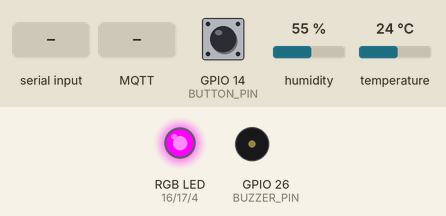
Simulated run of this program. Board: ESP32. Shown: an RGB LED mixed from three pins (HIGH = lit), buzzer (waves = sounding). Dashed ring = blinking. The inputs (shaded band) are chosen by the test bench; at power-on: GPIO 14 (BUTTON_PIN) HIGH, humidity 55 %, temperature 24 °C. WiFi joins after 1.5 s; servers stay silent unless stated; random numbers use the default seed unless the program sets one; no MQTT or app messages arrive unless stated; not simulated (calls return 0 or success): secrets.h; names the files do not define were given values by the test bench: MQTT_PORT = 1883; what the program prints to the serial monitor is not drawn.

Above: at 2.7 s.
2.8 s: "T=90\n" received over Serial
At 3.1 s:
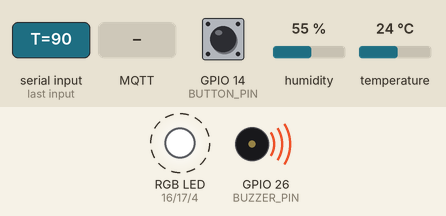
6.3 s: GPIO 14 (BUTTON_PIN) pulled LOW for 0.15 s
7.9 s: "T=\n" received over Serial
At 8.6 s:
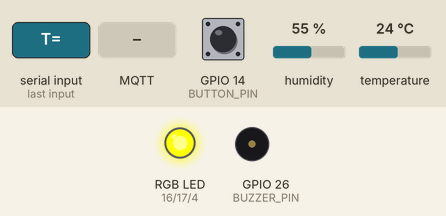
9.4 s: MQTT message "OFF" arrives on the first subscribed topic
At 9.8 s:
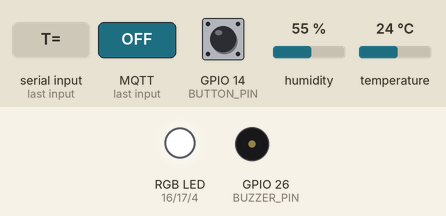
Timing chart, 0 to 12.4 s (numbered marks = the images above; inputs shaded):
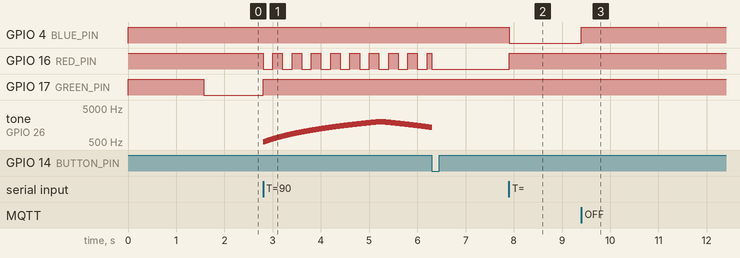

Measured:
- after the input at 2.8 s, GPIO 16 (RED_PIN): alternates HIGH for 0.20 s and LOW for 0.20 s, starting at once; GPIO 17 (GREEN_PIN): LOW → HIGH at once; tone on GPIO 26 (BUZZER_PIN): plays 505 Hz for 0.01 s, 510 Hz for 0.01 s, 515 Hz for 0.01 s, 520 Hz for 0.01 s, 525 Hz for 0.01 s, 530 Hz for 0.01 s … (413 notes in this stretch), starting at once
- after the input at 7.9 s, GPIO 4 (BLUE_PIN): HIGH → LOW at once; GPIO 16 (RED_PIN): LOW → HIGH at once
- after the input at 9.4 s, GPIO 4 (BLUE_PIN): LOW → HIGH at once

The program:

main.cpp
```cpp
/*
=== BRONNENLIJST ===

Deel 1: Basis & Hardware (Geraadpleegd rond 05/10/2025)
-------------------------------------------------------
1.  digitalRead() functie
    Bron: https://docs.arduino.cc/language-reference/en/functions/digital-io/digitalread/
    Datum: 05/10/2025
    Gebruikt voor: Het uitlezen van de fysieke drukknop.

2.  millis() functie
    Bron: https://docs.arduino.cc/language-reference/en/functions/time/millis/
    Datum: 05/10/2025
    Gebruikt voor: Timers maken zonder delay() te gebruiken

3.  Sirene met buzzer maken
    Bron: https://docs.sunfounder.com/projects/beginners-lab-kit/en/latest/21_siren.html
    Datum: 05/10/2025
    Gebruikt voor: Het idee voor de 'tornado' sirene (frequentie sweep).

4.  DHT sensor library (Adafruit)
    Bron: https://github.com/adafruit/DHT-sensor-library
    Datum: 05/10/2025
    Gebruikt voor: Aansturing van de DHT22 temperatuursensor.

5.  RGB kleurmenging & Licht
    Bron: https://www.physicsclassroom.com/interactive/light-waves-and-colors/rgb-color-addition/launch
    Datum: 05/10/2025
    Gebruikt voor: Begrijpen welke combinaties (R, G, B) welke kleur geven (Cyan, etc).

6.  Seriële input verwerken
    Bron: https://www.circuitbasics.com/how-to-read-user-input-from-the-arduino-serial-monitor/
    Datum: 05/10/2025
    Gebruikt voor: De debug commando's (zoals "LIVE" of "T=25") inlezen.

7.  Microsoft Copilot
    Bron: https://copilot.github.com/
    Datum: 05/10/2025
    Gebruikt voor: Hulp bij de initiële opzet en syntax foutjes zoeken in deel 1.


Deel 2: Connectiviteit & Dashboard (Geraadpleegd rond 05/12/2025)
-----------------------------------------------------------------
8.  PubSubClient Documentatie
    Bron: https://github.com/knolleary/pubsubclient
    Datum: 05/12/2025
    Gebruikt voor: De functies om berichten te sturen (publish) en ontvangen (subscribe) via MQTT.

9.  ESP32 MQTT Tutorial
    Bron: https://randomnerdtutorials.com/esp32-mqtt-publish-subscribe-arduino-ide/
    Datum: 05/12/2025
    Gebruikt voor: Uitleg over hoe je de 'callback' functie moet schrijven en de WiFi verbinding opzet.

10. WiFi Library (Espressif)
    Bron: https://github.com/espressif/arduino-esp32/tree/master/libraries/WiFi
    Datum: 05/12/2025
    Gebruikt voor: Verbinding maken met het lokale netwerk.

11. Node-RED Dashboard
    Bron: https://flows.nodered.org/node/node-red-dashboard
    Datum: 05/12/2025
    Gebruikt voor: Uitzoeken hoe de 'Button' node werkt en string payloads stuurt.

12. Google Gemini
    Datum: 05/12/2025
    Gebruikt voor:
    - Oplossen van de bug waarbij de sensor "0.0" aangaf (foutafhandeling).
    - Advies over veiligheidslogica: zorgen dat het alarm altijd werkt, ook als LEDs uit staan.
    - Opschonen Bronnenlijst.

=== EINDE BRONNENLIJST ===

// Datum = laatst Geraadpleegd
*/

#include <Arduino.h>
#include <WiFi.h>
#include <PubSubClient.h>
#include <DHT.h>
#include "secrets.h"
#include "config.h"

// Objecten aanmaken voor sensor en netwerk
DHT dht(DHT_PIN, DHTTYPE);
WiFiClient espClient;
PubSubClient client(espClient);

// Variabelen voor millis() timers (geen delay gebruiken!)
unsigned long previousMillis = 0;
unsigned long lastRedBlinkTime = 0;
unsigned long lastBluePhaseTime = 0;
unsigned long lastToneStepTime = 0;

// Status bijhouden
bool redBlinkState = false;
bool bluePhaseState = true;
bool alarmDisabled = false;      // Als ik op de knop druk, gaat het alarm uit
bool wasBelowThreshold = false;  // Nodig om te weten of de temp al gezakt is
bool forceLedsOff = false;       // Voor de 'stealth mode' via het dashboard

// Variabelen voor de sirene
int sirenFreq = 500;
int sirenDir = 1;

// Debug modus variabelen
bool debugMode = false;
float debugTemp = DEFAULT_DEBUG_TEMP;
float debugHum = DEFAULT_DEBUG_HUM;

// ==========================================
//               WIFI & MQTT
// ==========================================

void setupWifi() {
  delay(10);
  Serial.println();
  Serial.print("Verbinden met ");
  Serial.println(WIFI_SSID);

  WiFi.begin(WIFI_SSID, WIFI_PASSWORD);

  // Wachten tot er verbinding is
  while (WiFi.status() != WL_CONNECTED) {
    delay(500);
    Serial.print(".");
  }

  Serial.println("\nWiFi verbonden!");
  Serial.print("Mijn IP adres is: ");
  Serial.println(WiFi.localIP());
}

// Deze functie wordt uitgevoerd als Node-RED een bericht stuurt
void callback(char* topic, byte* message, unsigned int length) {
  Serial.print("Bericht ontvangen op topic: ");
  Serial.print(topic);
  Serial.print(" | Inhoud: ");

  // Het bericht komt binnen als losse bytes, die zet ik hier om naar tekst
  String messageTemp;
  for (int i = 0; i < length; i++) {
    messageTemp += (char)message[i];
  }
  Serial.println(messageTemp);

  // Actie 1: Knoppen voor de LEDs (Stealth mode)
  if (String(topic) == "esp32/leds") {
    if(messageTemp == "OFF"){
      Serial.println("[REMOTE] Ik zet de LEDs nu uit");
      forceLedsOff = true;
    }
    else if(messageTemp == "AUTO"){
      Serial.println("[REMOTE] LEDs gaan weer op automatisch");
      forceLedsOff = false;
    }
  }

  // Actie 2: Alarm uitzetten via dashboard
  if (String(topic) == "esp32/alarm") {
    if(messageTemp == "OFF"){
      Serial.println("[REMOTE] Alarm uitgezet via Dashboard knop");
      alarmDisabled = true;
      wasBelowThreshold = false; // Resetten zodat hij niet meteen weer aan gaat
    }
  }
}

void reconnect() {
  // Blijven proberen tot we verbonden zijn met MQTT
  while (!client.connected()) {
    Serial.print("Verbinden met MQTT...");
    // Random ID genereren zodat de server niet in de war raakt
    String clientId = "ESP32Client-" + String(random(0xffff), HEX);

    if (client.connect(clientId.c_str())) {
      Serial.println("verbonden!");
      // Hier zeg ik tegen de server naar welke topics ik wil luisteren
      client.subscribe("esp32/leds");
      client.subscribe("esp32/alarm");
    } else {
      Serial.print("mislukt, code=");
      Serial.print(client.state());
      Serial.println(" ik probeer het over 5 sec opnieuw");
      delay(5000);
    }
  }
}

void publishData(float temp, float hum) {
  // MQTT wil tekst (char array) hebben, geen getallen. Hier converteer ik dat.
  char tempStr[8];
  char humStr[8];
  dtostrf(temp, 1, 2, tempStr); // 1 cijfer voor de komma, 2 erna
  dtostrf(hum, 1, 2, humStr);

  client.publish("esp32/temperatuur", tempStr);
  client.publish("esp32/luchtvochtigheid", humStr);
}

// ==========================================
//            HARDWARE AANSTURING
// ==========================================

void setRgb(bool r, bool g, bool b) {
  // Common anode: LOW is aan
  digitalWrite(RED_PIN, r ? LOW : HIGH);
  digitalWrite(GREEN_PIN, g ? LOW : HIGH);
  digitalWrite(BLUE_PIN, b ? LOW : HIGH);
}

void stopBuzzer() {
  ledcWriteTone(BUZZER_CHANNEL, 0);
}

// Functie voor het loeiende geluid (sweep)
void tornadoSiren() {
  unsigned long now = millis();
  if (now - lastToneStepTime >= 8) {
    ledcWriteTone(BUZZER_CHANNEL, sirenFreq);
    sirenFreq += sirenDir * 5;

    // Als frequentie te hoog of te laag wordt, draai ik de richting om
    if (sirenFreq >= 2000) { sirenFreq = 2000; sirenDir = -1; }
    if (sirenFreq <= 500) { sirenFreq = 500; sirenDir = 1; }

    lastToneStepTime = now;
  }
}

void blinkRed(unsigned long interval) {
  unsigned long currentMillis = millis();
  if (currentMillis - lastRedBlinkTime >= interval) {
    lastRedBlinkTime = currentMillis;
    redBlinkState = !redBlinkState;
    if (redBlinkState) setRgb(1, 0, 0);
    else setRgb(0, 0, 0);
  }
}

void blinkBluePhase(unsigned long onTimeMs, unsigned long offTimeMs) {
  unsigned long now = millis();
  // Hier kijk ik of hij aan of uit staat om de interval te bepalen
  unsigned long interval = bluePhaseState ? onTimeMs : offTimeMs;

  if (now - lastBluePhaseTime >= interval) {
    bluePhaseState = !bluePhaseState;
    lastBluePhaseTime = now;
  }
  setRgb(0, 0, bluePhaseState ? 1 : 0);
}

// ==========================================
//             LOGICA & TAKEN
// ==========================================

void handleSerialDebug() {
  if (Serial.available()) {
    String input = Serial.readStringUntil('\n');
    input.trim();
    if (input.startsWith("T=")) {
      debugTemp = input.substring(2).toFloat();
      debugMode = true;
      Serial.printf("[DEBUG] Test temperatuur gezet op: %.1f\n", debugTemp);
    } else if (input == "LIVE") {
      debugMode = false;
      Serial.println("[DEBUG] Weer live sensoren gebruiken");
    }
  }
}

void sensorTask(unsigned long now) {
  if (now - previousMillis >= READ_INTERVAL) {
    previousMillis = now;

    float t = dht.readTemperature();
    float h = dht.readHumidity();

    // Als ik aan het testen ben (debugMode), negeer het de echte sensor
    float temp = debugMode ? debugTemp : t;
    float hum = debugMode ? debugHum : h;

    // Fix voor de "0.0 bug": Als de waarde NaN is, print ik 0.0 anders crasht de print
    Serial.printf("Temperatuur: %.1f °C | Vochtigheid: %.1f %%\n", isnan(temp) ? 0.0 : temp, isnan(hum) ? 0.0 : hum);

    if (client.connected()) {
        publishData(isnan(temp) ? 0.0 : temp, isnan(hum) ? 0.0 : hum);
    }
  }
}

// Helper om snel de juiste temp op te halen (echt of debug)
float getDecisionTemp() {
  float t = dht.readTemperature();
  return debugMode ? debugTemp : t;
}

void checkButton(float temp) {
  // De knop is LOW als ik hem indruk
  if (digitalRead(BUTTON_PIN) == LOW && !alarmDisabled && temp >= 50) {
    alarmDisabled = true;
    wasBelowThreshold = false;
    Serial.println("[ALARM] Ik heb het alarm handmatig uitgezet.");
  }

  // Als de temperatuur weer zakt, reset ik de blokkering
  if (temp < 50) {
    wasBelowThreshold = true;
  }

  // Als het daarna weer heet wordt, moet het alarm wel weer afgaan
  if (wasBelowThreshold && temp >= 50 && alarmDisabled) {
    alarmDisabled = false;
    wasBelowThreshold = false;
    Serial.println("[ALARM] Temperatuur stijgt weer, alarm gaat weer aan.");
  }
}

void outputsTask(float temp) {
  // 1. VEILIGHEID EERST
  // Het alarm moet altijd afgaan bij gevaar, ook als ik de leds uit heb gezet.
  if (!isnan(temp) && temp >= 50 && !alarmDisabled) {
    tornadoSiren();
  } else {
    stopBuzzer();
  }

  // 2. VISUEEL (De LEDs)
  // Als ik via het dashboard op "UIT" heb gedrukt, stoppen we hier.
  if (forceLedsOff) {
    setRgb(COLOR_OFF);
    return; // Stop de functie, lampjes blijven uit.
  }

  // De normale kleuren logica
  if (isnan(temp)) {
    setRgb(COLOR_OFF);
  } else if (temp >= 50 && !alarmDisabled) {
    blinkRed(200);
  } else if (temp >= 40) {
    setRgb(COLOR_RED);
  } else if (temp >= 20) {
    setRgb(COLOR_GREEN);
  } else if (temp >= 10) {
    setRgb(COLOR_CYAN);
  } else if (temp >= 0) {
    setRgb(COLOR_BLUE);
  } else {
    blinkBluePhase(1000, 500);
  }
}

// ==========================================
//               MAIN LOOP
// ==========================================

void setup() {
  Serial.begin(115200);
  dht.begin();

  // Pinnen instellen
  pinMode(RED_PIN, OUTPUT);
  pinMode(GREEN_PIN, OUTPUT);
  pinMode(BLUE_PIN, OUTPUT);
  pinMode(BUZZER_PIN, OUTPUT);
  pinMode(BUTTON_PIN, INPUT_PULLUP);

  // Alles uit bij opstarten
  setRgb(COLOR_OFF);
  stopBuzzer();

  // Buzzer instellen
  ledcSetup(BUZZER_CHANNEL, BUZZER_BASE_FREQ, BUZZER_RESOLUTION);
  ledcAttachPin(BUZZER_PIN, BUZZER_CHANNEL);

  setupWifi();
  client.setServer(MQTT_SERVER, MQTT_PORT);
  client.setCallback(callback); // Zorgen dat we berichten kunnen ontvangen
}

void loop() {
  // Checken of MQTT nog verbonden is
  if (!client.connected()) reconnect();
  client.loop(); // Belangrijk voor ontvangen van berichten!

  handleSerialDebug();
  unsigned long now = millis();

  // Taken uitvoeren
  sensorTask(now);
  float temp = getDecisionTemp();
  checkButton(temp);
  outputsTask(temp);
}
```

config.h
```cpp
#ifndef CONFIG_H
#define CONFIG_H

// --- Hardware Pinnen ---
// Ik heb hier defines gebruikt zodat ik de pinnen makkelijk kan aanpassen
#define DHT_PIN 25
#define RED_PIN 16
#define GREEN_PIN 17
#define BLUE_PIN 4
#define BUZZER_PIN 26
#define BUTTON_PIN 14    // Knop zit aan GND, dus interne pullup nodig

// Instellingen voor de sensor
#define DHTTYPE DHT22

// Instellingen voor de Buzzer (PWM)
#define BUZZER_CHANNEL 0
#define BUZZER_RESOLUTION 8
#define BUZZER_BASE_FREQ 500

// --- Tijd Instellingen ---
const unsigned long READ_INTERVAL = 2000;     // Elke 2 seconden meten
const unsigned long DEBOUNCE_DELAY = 50;      // Tegen het 'stuiteren' van de knop

// --- Debug Standaardwaarden ---
// Als de sensor stuk is, gebruiken we deze waarden in debug modus
#define DEFAULT_DEBUG_TEMP 0.0
#define DEFAULT_DEBUG_HUM 0.0

// --- Kleuren (Common Anode) ---
// Let op: Bij Common Anode is LOW aan en HIGH uit!
#define COLOR_RED     1, 0, 0
#define COLOR_GREEN   0, 1, 0
#define COLOR_BLUE    0, 0, 1
#define COLOR_CYAN    0, 1, 1
#define COLOR_OFF     0, 0, 0

#endif
```
